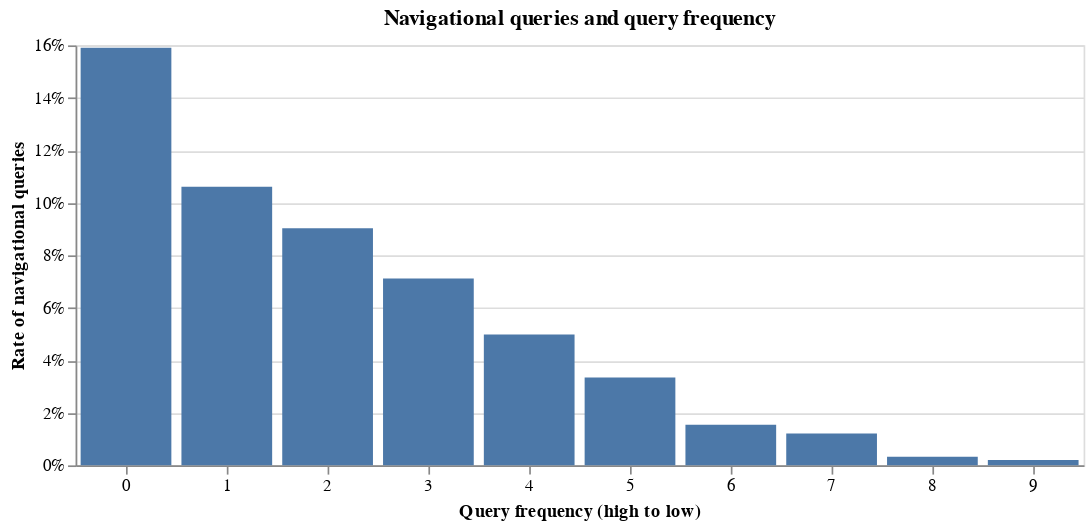

Notebook code for this chart:
### Code cell
source = query_df.groupby(["frequency_bucket"]).agg(navigational_query=("navigational_query", "mean")).reset_index()

alt.Chart(source, title="Navigational queries and query frequency",  width=600, height=250).mark_bar().encode(
    x=alt.X("frequency_bucket:O", title="Query frequency (high to low)").axis(labelAngle=0),
    y=alt.Y("navigational_query", title="Rate of navigational queries").axis(format="%"),
    tooltip=list(source.columns),
)

### Figure 1 — Vega-Lite specification as saved in the notebook (floating-point values rounded to 4 significant figures)
{"config": {"view": {"continuousWidth": 300, "continuousHeight": 300}}, "data": {"name": "data-1fe4d7b1a9388ca3e702f63d0f8f08d2"}, "mark": {"type": "bar"}, "encoding": {"tooltip": [{"field": "frequency_bucket", "type": "quantitative"}, {"field": "navigational_query", "type": "quantitative"}], "x": {"axis": {"labelAngle": 0}, "field": "frequency_bucket", "title": "Query frequency (high to low)", "type": "ordinal"}, "y": {"axis": {"format": "%"}, "field": "navigational_query", "title": "Rate of navigational queries", "type": "quantitative"}}, "height": 250, "title": "Navigational queries and query frequency", "width": 600, "$schema": "https://vega.github.io/schema/vega-lite/v5.16.3.json", "datasets": {"data-1fe4d7b1a9388ca3e702f63d0f8f08d2": [{"frequency_bucket": 0, "navigational_query": 0.159}, {"frequency_bucket": 1, "navigational_query": 0.1061}, {"frequency_bucket": 2, "navigational_query": 0.09031}, {"frequency_bucket": 3, "navigational_query": 0.0712}, {"frequency_bucket": 4, "navigational_query": 0.04985}, {"frequency_bucket": 5, "navigational_query": 0.03343}, {"frequency_bucket": 6, "navigational_query": 0.01545}, {"frequency_bucket": 7, "navigational_query": 0.01218}, {"frequency_bucket": 8, "navigational_query": 0.003297}, {"frequency_bucket": 9, "navigational_query": 0.002002}]}}
